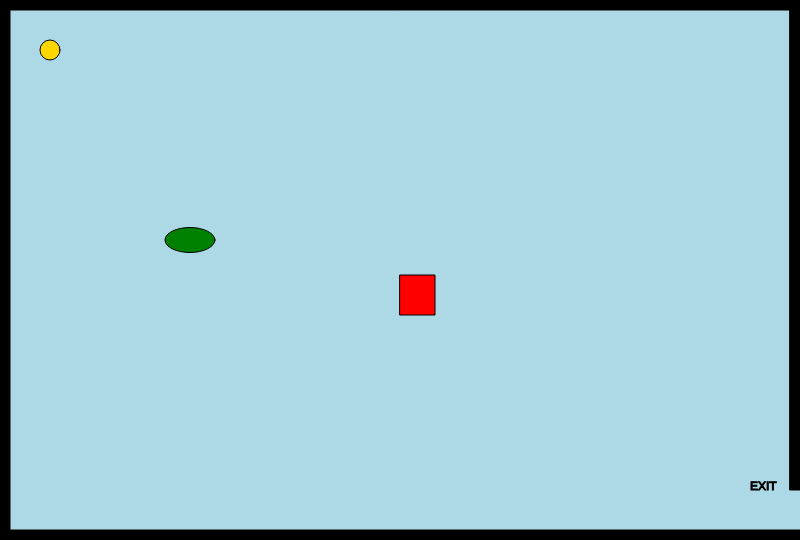
Frame 1 (no input)
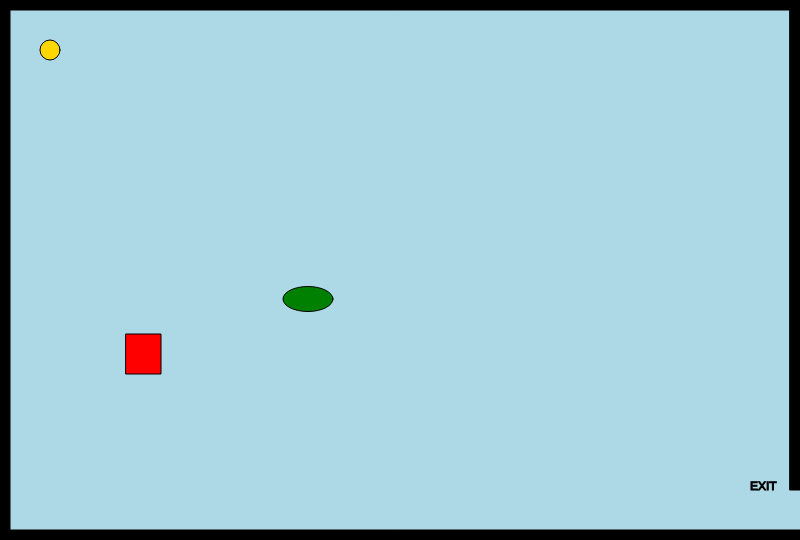
Frame 60 (no input)
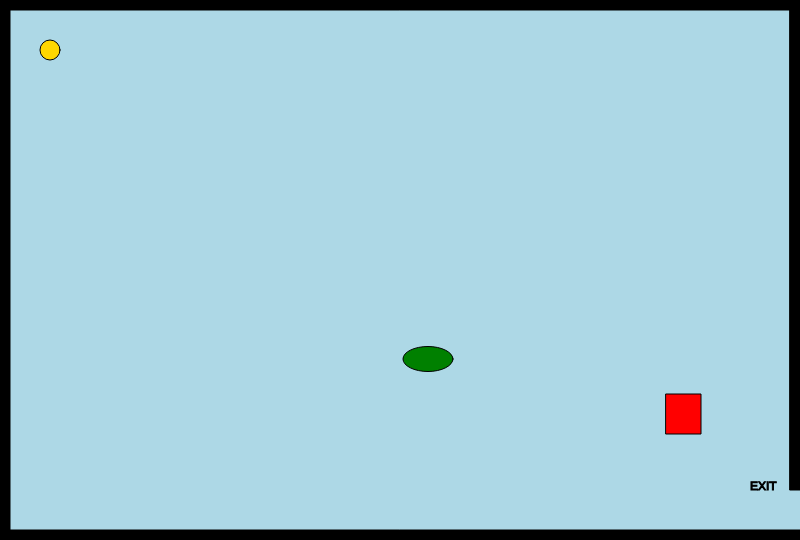
Frame 120 (the mouse pressed at the canvas centre since frame 60)

The p5.js sketch that drew these frames (run headless with seeded random() and noise() and a simulated clock; from frame 60 on, the mouse is pressed at the canvas centre):

// p5.js sketch
// ── sketch.js
// X and Y coordinates for character
var characterX = 50;
var characterY = 50;

// Obstacle 1
var obstacle1X = 400;
var obstacle1Y = 275;
var rectangleXSpeed;
var rectangleYSpeed;

// Obstacle 2
var obstacle2X = 190;
var obstacle2Y = 240;
var ellipseXSpeed;
var ellipseYSpeed;

// Mouse click shape
var mouseShapeX;
var mouseShapeY;

function setup() 
{
    createCanvas(800,540);
    rectangleXSpeed = Math.floor(Math.random() * (Math.floor(Math.random() * 10)) + 1);
    rectangleYSpeed = Math.floor(Math.random() * (Math.floor(Math.random() * 10)) + 1);
    ellipseXSpeed = Math.floor(Math.random() * (Math.floor(Math.random() * 10)) + 1);
    ellipseYSpeed = Math.floor(Math.random() * (Math.floor(Math.random() * 10)) + 1);
}

function draw()
{
    // Setup background
    background('lightblue');
    stroke(0);

    // Draw border
    border();

    // Set exit
    exit();

    // Create character
    character();
    moveCharacter();

    // Place and move first obstacle
    drawRectangle(35, 40);

    // Place and move second obstacle
    drawEllipse(50, 25);

    // Create shape on mouse click
    clickShape();

    // Message if player reaches exit
    win();
}

function clickShape()
{
    fill('purple');
    circle(mouseShapeX, mouseShapeY, 25);
}

function mouseClicked()
{
    mouseShapeX = mouseX;
    mouseShapeY = mouseY;
}

// Set up background
function border()
{
    fill('black');
    rect(0, 0, width, 10);
    rect(0, 0, 10, height);
    rect(0, height - 10, width, 10);
    rect(width - 10, 0, 10, height - 50);
}

// Set up exit
function exit()
{
    textSize(12);
    text("EXIT", width - 50, height - 50)
}

// Create character
function character()
{
    fill('gold');
    circle(characterX, characterY, 20);
}

// Character movement
function moveCharacter()
{
    if (keyIsDown(UP_ARROW))
    {
        if (characterY < 20)
        {
            characterY == 20;
        }
        else
        {
            characterY -= 5;
        }
    }
    if (keyIsDown(DOWN_ARROW))
    {
        if (characterY > height - 20)
        {
            characterY == height - 20;
        }
        else
        {
            characterY += 5;
        }
    }
    if (keyIsDown(LEFT_ARROW))
    {
        if (characterX < 20)
        {
            characterX == 20;
        }
        else
        {
            characterX -= 5;
        }
    }
    if (keyIsDown(RIGHT_ARROW))
    {
        if (characterX > width - 20)
        {
            characterX = width - 20;
        }
        else 
        {
            characterX += 5;
        }
    }
}

// Create rectangle object
function drawRectangle(size, length)
{
    fill('red');
    rect(obstacle1X, obstacle1Y, size, length);
    moveRectangle();
}

// Move rectangle
function moveRectangle()
{
    obstacle1X += rectangleXSpeed;
    obstacle1Y += rectangleYSpeed;
    if(obstacle1X > width)
    {
        obstacle1X = 0;
    }
    if(obstacle1X < 0)
    {
        obstacle1X = width;
    }
    if(obstacle1Y > height)
    {
        obstacle1Y = 0;
    }
    if(obstacle1Y < 0)
    {
        obstacle1Y = height;
    }
}

// Create ellipse object
function drawEllipse(size, length)
{
    fill('green');
    ellipse(obstacle2X, obstacle2Y, size, length);
    moveEllipse();
}

// Move ellipse
function moveEllipse()
{
    obstacle2X += ellipseXSpeed;
    obstacle2Y += ellipseYSpeed;
    if(obstacle2X > width)
    {
        obstacle2X = 0;
    }
    if(obstacle2X < 0)
    {
        obstacle2X = width;
    }
    if(obstacle2Y > height)
    {
        obstacle2Y = 0;
    }
    if(obstacle2Y < 0)
    {
        obstacle2Y = height;
    }
}

// Message if player reaches exit
function win()
{
    if(characterX > width - 21 && characterY > height - 50)
    {
        fill('black');
        textSize(30);
            text("You Win!", width / 2 - 30, height / 2 - 30);
    }
}
